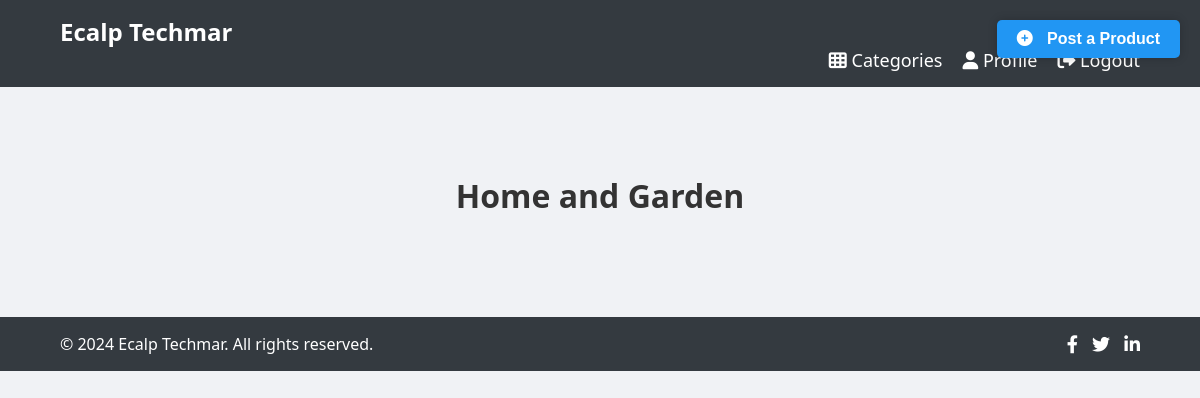
/newsfeed/garden/, run on an earlier commit of the app's database.
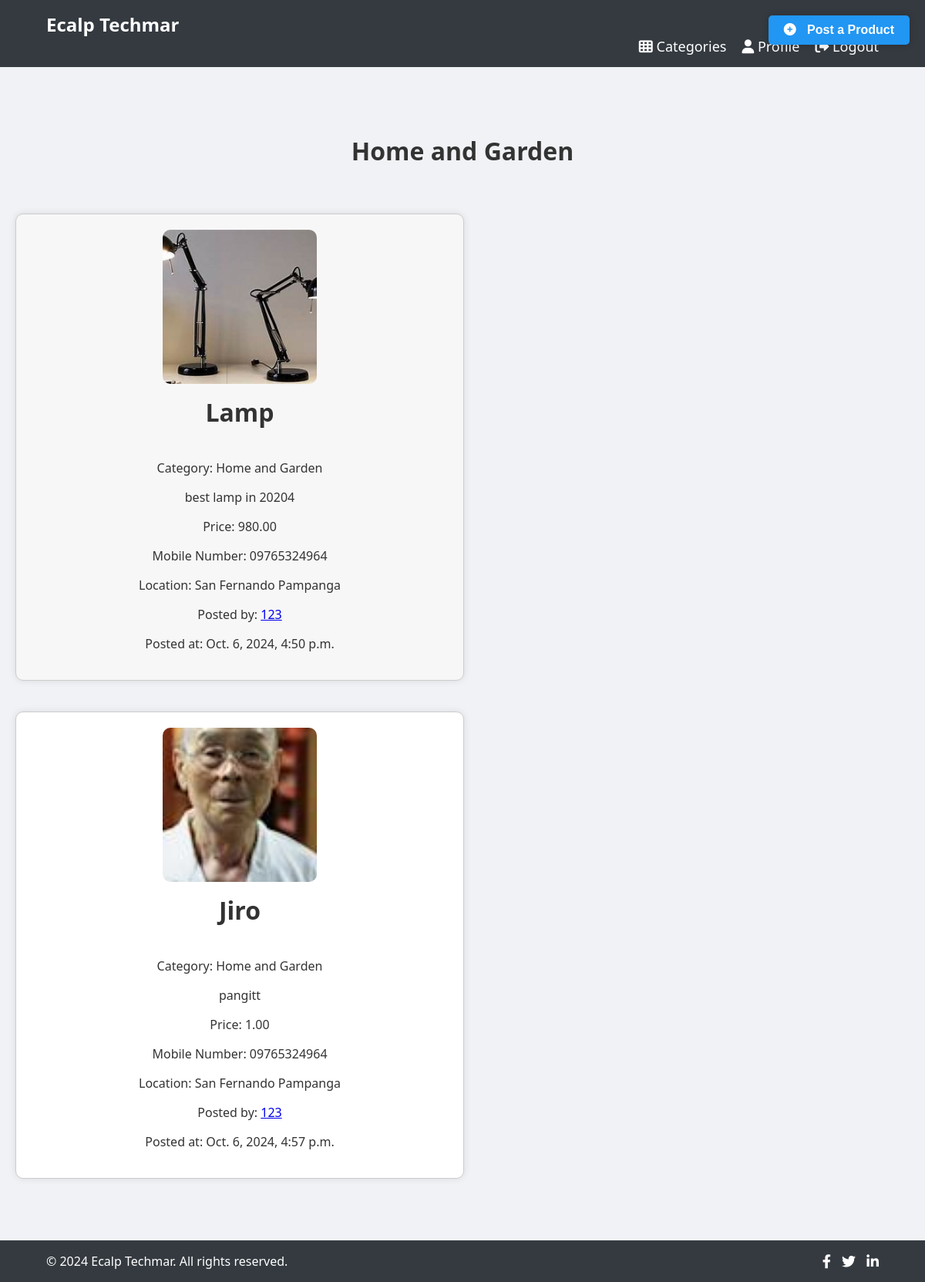
And on a later commit of the database.
### newsfeed/models.py (models this page shows, shortened)
class Product(models.Model):
    title = models.CharField(max_length=255)
    description = models.TextField()
    price = models.DecimalField(max_digits=10, decimal_places=2)
    image = models.ImageField(upload_to='products/')
    mobile_number = models.CharField(max_length=20)
    location = models.CharField(max_length=255)
    user = models.ForeignKey(User, on_delete=models.CASCADE)
    created_at = models.DateTimeField(auto_now_add=True)
    category = models.CharField(max_length=50, choices=[('Electronics', 'Electronics'), ('Fashion and Beauty', 'Fashion and Beauty'), ('Home and Garden', 'Home and Garden'), ('Sports and Leisure', 'Sports and Leisure'), ('Others', 'Others')], default='Others')
    is_active = models.BooleanField(default=True)

### newsfeed/views.py (the view)
# urls.py: path('garden/', garden, name='garden'),
def garden(request):
    products = Product.objects.filter(category='Home and Garden')
    return render(request, 'garden.html', {'products': products})

### newsfeed/templates/garden.html (shortened to what this page needs)
<!DOCTYPE html>
<html lang="en">
<head>
    {% load static %}
    <link rel="stylesheet" href="{% static 'main/styles.css' %}">
    <link rel="stylesheet" href="https://cdnjs.cloudflare.com/ajax/libs/font-awesome/6.0.0-beta3/css/all.min.css">
</head>
<body>
    <header>
        <div class="container">
            <h1 class="logo">Ecalp Techmar</h1>
            <nav>
                <ul>
                    <li><a href="{% url 'category_selection' %}"><i class="fas fa-th"></i> Categories</a></li>
                    <li><a href="{% url 'profile' request.user.pk %}"><i class="fas fa-user"></i> Profile</a></li>
                    <li><a href="{% url 'home' %}"><i class="fas fa-sign-out-alt"></i> Logout</a></li>
                </ul>
            </nav>
            <button class="post-button">
              <a href="{% url 'post_product' %}">
                 <i class="fas fa-plus-circle"></i> Post a Product
              </a>
                </button>
        </div>
    </header>
<section id="garden">
    <h2>Home and Garden</h2>
    <div class="products">
        {% for product in products %}
            <div class="product">
                <img src='{{ product.image.url }}'>
                <h2>{{ product.title }}</h2>
                <p>Category: {{ product.category }}</p>
                <p class="description">{{ product.description|linebreaks|truncatewords:20 }}</p>
                <p>Price: {{ product.price }}</p>
                <p>Mobile Number: {{ product.mobile_number }}</p>
                <p>Location: {{ product.location }}</p>
                <p>Posted by: <a href="{% url 'profile' product.user.pk %}">{{ product.user.username }}</a></p>
                <p>Posted at: {{ product.created_at }}</p>
            </div>
        {% endfor %}
    </div>
</section>
    <footer>
        <div class="container">
            <div class="footer-content">
                <p>&copy; 2024 Ecalp Techmar. All rights reserved.</p>
                <div class="social-links">
                    <a href="#"><i class="fab fa-facebook-f"></i></a>
                    <a href="#"><i class="fab fa-twitter"></i></a>
                    <a href="#"><i class="fab fa-linkedin-in"></i></a>
                </div>
            </div>
        </div>
    </footer>
</body>
</html>

### main/static/main/styles.css (style rules this page uses)
body { font-family: 'Segoe UI', Tahoma, Geneva, Verdana, sans-serif; margin: 0; padding: 0; box-sizing: border-box; background-color: #f0f2f5; color: #333; }
header { background-color: #343a40; color: white; padding: 15px 0; position: sticky; top: 0; z-index: 1000; }
.container { width: 90%; max-width: 1200px; margin: 0 auto; padding: 0 15px; }
.logo { margin: 0; font-size: 24px; }
nav ul { list-style: none; padding: 0; display: flex; justify-content: flex-end; margin: 0; }
nav ul li { margin-left: 20px; }
nav ul li a { color: white; text-decoration: none; font-size: 18px; transition: color 0.3s; }
section { padding: 60px 0; }
section h2 { text-align: center; margin-bottom: 40px; font-size: 32px; }
footer { background-color: #343a40; color: white; padding: 15px 0; text-align: center; }
.footer-content { display: flex; justify-content: space-between; align-items: center; flex-wrap: wrap; }
.footer-content p { margin: 0; }
.footer-content .social-links a { color: white; margin-left: 10px; font-size: 18px; transition: color 0.3s; }

### newsfeed/templates/garden.html (style rules this page uses)
.product { display: inline-block; margin: 20px; width: 45%; vertical-align: top; text-align: center; padding: 20px; border: 1px solid #ccc; border-radius: 10px; box-shadow: 0 0 10px rgba(0, 0, 0, 0.1); }
.product:nth-child(odd) { background-color: #f7f7f7; }
.product:nth-child(even) { background-color: #ffffff; }
.product img { width: 200px; height: 200px; object-fit: cover; border-radius: 10px; margin: 0 auto; }
.product h2 { margin-top: 10px; }
.post-button { position: fixed; top: 20px; right: 20px; background-color: #2196F3; color: #fff; padding: 10px 20px; border: none; border-radius: 5px; cursor: pointer; font-size: 16px; font-weight: bold; box-shadow: 0 0 10px rgba(0, 0, 0, 0.2); }
.post-button a { color: #fff; text-decoration: none; }
.post-button i { margin-right: 10px; }

What changed in the data, as far as the page shows it:
added Product: image (picture), title "Lamp", category "Home and Garden", description "best lamp in 20204", price "980.00", mobile_number "09765324964", location "San Fernando Pampanga", user.username "123", created_at "Oct. 6, 2024, 4:50 p.m."
added Product: image (picture), title "Jiro", category "Home and Garden", description "pangitt", price "1.00", mobile_number "09765324964", location "San Fernando Pampanga", user.username "123", created_at "Oct. 6, 2024, 4:57 p.m."
